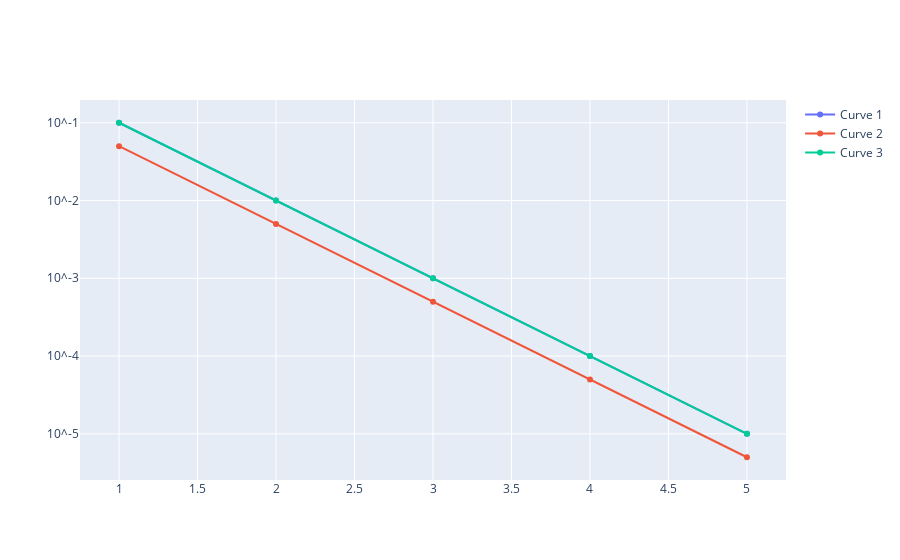

The notebook cell this image was saved under:
### Markdown cell above
# 数据过少

### Code cell
import plotly.graph_objects as go

# 生成曲线数据
x = [1, 2, 3, 4, 5]
y1 = [0.1, 0.01, 0.001, 0.0001, 0.00001]
y2 = [0.05, 0.005, 0.0005, 0.00005, 0.000005]
y3 = [0.1, 0.01, 0.001, 0.0001, 0.00001]

# 创建交互式图形对象
fig = go.Figure()

# 添加第一条曲线
fig.add_trace(go.Scatter(x=x, y=y1, name='Curve 1'))

# 添加第二条曲线
fig.add_trace(go.Scatter(x=x, y=y2, name='Curve 2'))

# 添加第三条曲线
fig.add_trace(go.Scatter(x=x, y=y3, name='Curve 3'))

# 设置纵轴为对数刻度，并指定刻度标签的格式和位置
fig.update_layout(
    yaxis_type='log',
    yaxis_tickformat='.2e',
    yaxis_tickvals=[0.1, 0.01, 0.001, 0.0001, 0.00001],
    yaxis_ticktext=['10^-1', '10^-2', '10^-3', '10^-4', '10^-5']
)

# 显示图形
fig.show()

### Figure 1 — Plotly figure (JSON) as saved in the notebook; plotly's stock layout.template omitted (floating-point values rounded to 4 significant figures)
{"data": [{"name": "Curve 1", "type": "scatter", "x": [1, 2, 3, 4, 5], "y": [0.1, 0.01, 0.001, 0.0001, 1e-05]}, {"name": "Curve 2", "type": "scatter", "x": [1, 2, 3, 4, 5], "y": [0.05, 0.005, 0.0005, 5e-05, 5e-06]}, {"name": "Curve 3", "type": "scatter", "x": [1, 2, 3, 4, 5], "y": [0.1, 0.01, 0.001, 0.0001, 1e-05]}], "layout": {"yaxis": {"tickformat": ".2e", "ticktext": ["10^-1", "10^-2", "10^-3", "10^-4", "10^-5"], "tickvals": [0.1, 0.01, 0.001, 0.0001, 1e-05], "type": "log"}}}
